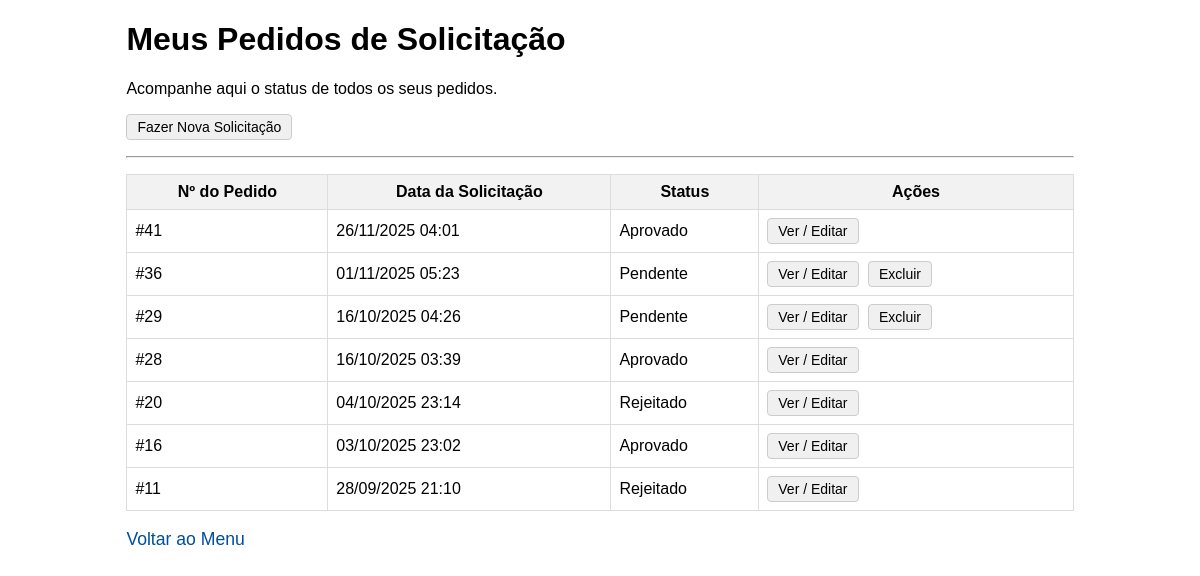
/produtos/pedidos/meus/ (signed in), run on the app's committed database.
### produtos/models.py (models this page shows, shortened)
class Pedido(models.Model):
    STATUS_CHOICES = (
        ('PENDENTE', 'Pendente'),
        ('APROVADO', 'Aprovado'),
        ('REJEITADO', 'Rejeitado'),
        ('ENTREGUE', 'Entregue'),
    )
    solicitante = models.ForeignKey(Usuario, on_delete=models.PROTECT, related_name='pedidos_feitos')
    data_pedido = models.DateTimeField(auto_now_add=True)
    status = models.CharField(max_length=10, choices=STATUS_CHOICES, default='PENDENTE')
    class Meta:
        verbose_name = 'Pedido'
        verbose_name_plural = 'Pedidos'
        ordering = ['-data_pedido']

### produtos/views.py (the view)
# urls.py: path('pedidos/meus/', views.meus_pedidos, name='meus_pedidos'),
@login_required
@user_passes_test(lambda u: u.is_diretor())
def meus_pedidos(request):
    pedidos_do_diretor = Pedido.objects.filter(
        solicitante=request.user,
        itens__isnull=False
    ).distinct().order_by('-data_pedido')
    context = {
        'pedidos': pedidos_do_diretor
    }
    return render(request, 'pedidos/meus_pedidos.html', context)

### usuarios/models.py (called while the page is built)
    def is_diretor(self):
        return self.cargo == 'DIRETOR'

### produtos/templates/pedidos/meus_pedidos.html (shortened to what this page needs)
{% load static %}
<!DOCTYPE html>
<html lang="pt-br">
<head>
    <link rel="stylesheet" href="{% static 'produtos/pedidos_diretor.css' %}">
</head>
<body>
    <div class="container">
        <h1>Meus Pedidos de Solicitação</h1>
        <p>Acompanhe aqui o status de todos os seus pedidos.</p>
        <a href="{% url 'criar_pedido' %}" class="btn">Fazer Nova Solicitação</a>
        <hr style="margin: 1em 0;">
        <table>
            <thead>
                <tr>
                    <th>Nº do Pedido</th>
                    <th>Data da Solicitação</th>
                    <th>Status</th>
                    <th>Ações</th>
                </tr>
            </thead>
            <tbody>
                {% for pedido in pedidos %}
                <tr>
                    <td>#{{ pedido.id }}</td>
                    <td>{{ pedido.data_pedido|date:"d/m/Y H:i" }}</td>
                    <td>{{ pedido.get_status_display }}</td>
                    <td>
                        <a href="{% url 'detalhe_pedido' pedido.id %}" class="btn">Ver / Editar</a>
                        {% if pedido.status == 'PENDENTE' %}
                            <form method="post" action="{% url 'excluir_pedido' pedido.id %}" style="display: inline; margin-left: 5px;">
                                <button type="submit" class="btn" onclick="return confirm('Tem certeza que deseja excluir o pedido #{{ pedido.id }}?');">
                                    Excluir
                                </button>
                            </form>
                        {% endif %}
                    </td>
                </tr>
                {% empty %}
                <tr>
                    <td colspan="4">Você ainda não fez nenhum pedido.</td>
                </tr>
                {% endfor %}
            </tbody>
        </table>
        <br>
        <a href="{% url 'menu_diretor' %}" class="link-voltar">Voltar ao Menu</a>
    </div>
</body>
</html>

### produtos/static/produtos/pedidos_diretor.css (style rules this page uses)
body { font-family: sans-serif; }
.container { width: 80%; margin: auto; }
table { width: 100%; border-collapse: collapse; margin-top: 1em; }
th, td { border: 1px solid #dddddd; padding: 8px; vertical-align: middle; }
th { background-color: #f2f2f2; }
.btn { display: inline-block; padding: 4px 10px; font-size: 14px; font-weight: normal; text-align: center; vertical-align: middle; cursor: pointer; border: 1px solid #ccc; border-radius: 4px; background-color: #f0f0f0; color: black !important; text-decoration: none !important; }
.link-voltar { color: #004d99; text-decoration: none; font-size: 1.1em; font-weight: 500; }

### data on the page
Pedido: id "41", data_pedido "26/11/2025 04:01", status "Aprovado"
Pedido: id "36", data_pedido "01/11/2025 05:23", status "Pendente"
Pedido: id "29", data_pedido "16/10/2025 04:26", status "Pendente"
Pedido: id "28", data_pedido "16/10/2025 03:39", status "Aprovado"
Pedido: id "20", data_pedido "04/10/2025 23:14", status "Rejeitado"
Pedido: id "16", data_pedido "03/10/2025 23:02", status "Aprovado"
Pedido: id "11", data_pedido "28/09/2025 21:10", status "Rejeitado"
